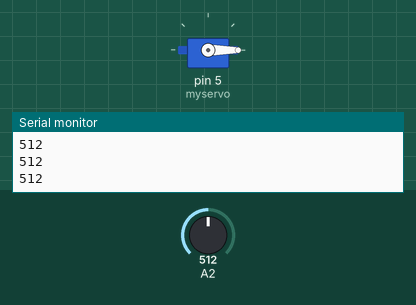
Recording of a sketch running on a simulated Arduino Uno, built with avr-gcc and run on an emulated ATmega328P. Shown: servo, the last lines printed to the serial monitor. Inputs (shaded band) come from the test bench; at power-on: A2 = 512.

Above: at 1.2 s.
1.3 s: A2 set to 306
At 1.7 s:
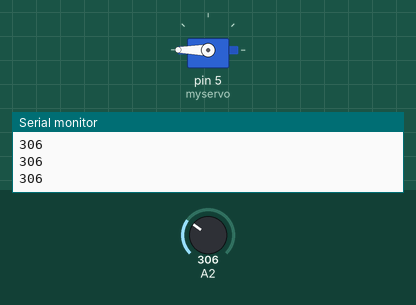
2.8 s: A2 set to 122
At 4.0 s:
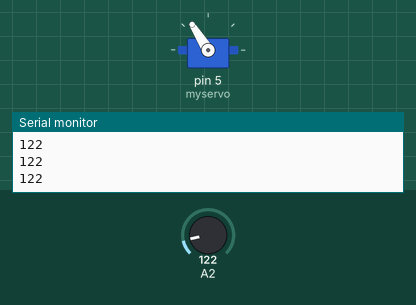
4.3 s: A2 set to 900
At 5.5 s:
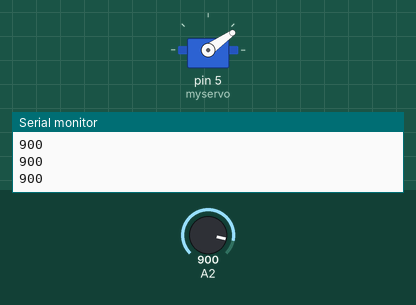
5.8 s: A2 set to 1023
At 6.3 s:
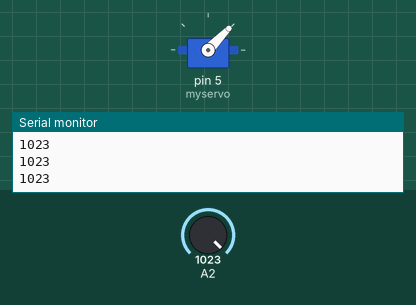
7.3 s: A2 set to 511
At 7.8 s:
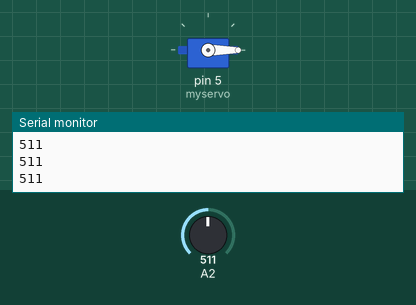
Timing chart, 0 to 9.8 s (numbered marks = the images above; inputs shaded):
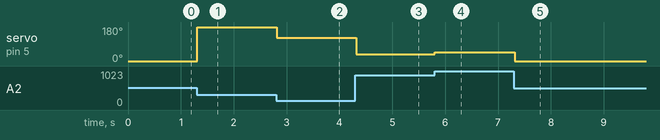

The sketch:

15_Servo_Pontentiometer.ino
```cpp
/*
 http://www.arduino.cc/en/Tutorial/Sweep
*/

#include <Servo.h>

Servo myservo;  // create servo object to control a servo
// twelve servo objects can be created on most boards

int pos = 0;    // variable to store the servo position

void setup() {
  pinMode(A2,INPUT);
  myservo.attach(5);  // attaches the servo on pin 9 to the servo object
  Serial.begin(9600);

}

void loop() {
    // in steps of 1 degree
    pos=analogRead(A2);
    myservo.write(pos);              // tell servo to go to position in variable 'pos'
    delay(15);
    Serial.println(pos);
    // waits 15ms for the servo to reach the position

}
```

Measured:
- after the input at 1.3 s, servo on pin 5 (myservo): 0° → 180° at once
- after the input at 2.8 s, servo on pin 5 (myservo): 180° → 122° at once
- after the input at 4.3 s, servo on pin 5 (myservo): 122° → 35° at once
- after the input at 5.8 s, servo on pin 5 (myservo): 35° → 46° at once
- after the input at 7.3 s, servo on pin 5 (myservo): 46° → 0° at once
